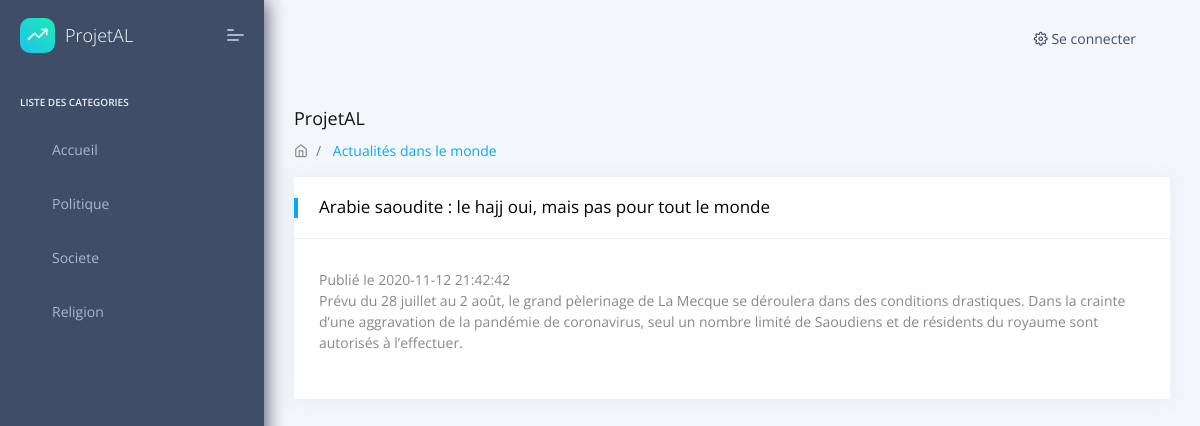
Page /index.php?a=article&id=9 on the committed database.
### tables this page shows
CREATE TABLE `Categorie` (
  `id` int(11) NOT NULL,
  `libelle` varchar(20) DEFAULT NULL
);

CREATE TABLE `Article` (
  `id` int(11) NOT NULL,
  `titre` varchar(255) DEFAULT NULL,
  `contenu` text,
  `dateCreation` datetime DEFAULT CURRENT_TIMESTAMP,
  `dateModification` datetime DEFAULT CURRENT_TIMESTAMP,
  `categorie` int(11) DEFAULT NULL
);

### controleur/Controller.php (called while the page is built, shortened)
<?php
	require_once 'modele/dao/ArticleDao.php';
	require_once 'modele/dao/CategorieDao.php';
	require_once 'modele/domaine/Article.php';
	class Controller
	{
		public function showArticle($id)
		{
			$articleDao = new ArticleDao();
			$categorieDao = new CategorieDao();
			$article = $articleDao->getById($id);
			$categories = $categorieDao->getList();
			require_once 'vue/article.php';
		}
	}
?>

### modele/dao/ConnexionManager.php (called while the page is built)
<?php
	class ConnexionManager
	{
		private static $bdd;
		public static function getInstance()
		{
			if (self::$bdd === null)
			{
				try
				{
					self::$bdd = new PDO('mysql:host=localhost;dbname=actualites;charset=utf8', 'root', 'root');
				}
				catch (Exception $e)
				{
					echo "Erreur de connexion à la base de données : ".$e->getMessage();
					self::$bdd = null;
				}
			}
			return self::$bdd;
		}
	}
?>

### modele/dao/CategorieDao.php (called while the page is built, shortened)
<?php
	require_once 'ConnexionManager.php';
	class CategorieDao
	{
		private $bdd;
		public function __construct()
		{
			$this->bdd = (new ConnexionManager)->getInstance();
		}
		public function getList()
		{
			$reponse = $this->bdd->query('SELECT * FROM Categorie');
			$data = $reponse->fetchAll(PDO::FETCH_CLASS, 'Categorie');
			return $data;
		}
	}
?>

### modele/dao/ArticleDao.php (called while the page is built, shortened)
<?php
	require_once 'ConnexionManager.php';
	class ArticleDao
	{
		private $bdd;
		public function __construct()
		{
			$this->bdd = (new ConnexionManager)->getInstance();
		}
		public function getById($id)
		{
			$data = $this->bdd->query('SELECT * FROM Article WHERE id = '.$id);
			return $data->fetch(PDO::FETCH_OBJ);
		}
	}
?>

### vue/article.php (the view, shortened to what this page needs)
<!DOCTYPE html>
<html lang="en">
<head>
    <link rel="stylesheet" href="assets/fonts/fontawesome/css/fontawesome-all.min.css">
    <link rel="stylesheet" href="assets/plugins/animation/css/animate.min.css">
    <link rel="stylesheet" href="assets/css/style.css">
</head>
<body>
    <nav class="pcoded-navbar">
        <div class="navbar-wrapper">
            <div class="navbar-brand header-logo">
               <a href="index.html" class="b-brand">
                   <div class="b-bg">
                       <i class="feather icon-trending-up"></i>
                   </div>
                   <span class="b-title">ProjetAL</span>
               </a>
               <a class="mobile-menu" id="mobile-collapse" href="javascript:"><span></span></a>
           </div>
            <div class="navbar-content scroll-div">
                <ul class="nav pcoded-inner-navbar">
                    <li class="nav-item pcoded-menu-caption">
                        <label> Liste des Categories</label>
                    </li>
					<li data-username="dashboard Default Ecommerce CRM Analytics Crypto Project" class="nav-item">
                        <a href="index.php" class="nav-link "><span class="pcoded-micon">
                           </span><span class="pcoded-mtext">Accueil</span></a>
                    </li>
                    <?php foreach ($categories as $categorie): ?>
            <li data-username="dashboard Default Ecommerce CRM Analytics Crypto Project" class="nav-item">
                        <a href="#" class="nav-link "><span class="pcoded-micon">
                           </span><span class="pcoded-mtext"><?= $categorie->libelle ?></span></a>
                    </li>
        <?php endforeach ?>
                </ul>
            </div>
        </div>
    </nav>
    <header class="navbar pcoded-header navbar-expand-lg navbar-light">
        <div class="collapse navbar-collapse">
            <ul class="navbar-nav ml-auto">
            <li><a href="vue/connexion.php" class="dropdown-item"><i class="feather icon-settings"></i> Se connecter </a></li>
            </ul>
        </div>
    </header>
    <div class="pcoded-main-container">
        <div class="pcoded-wrapper">
            <div class="pcoded-content">
                <div class="pcoded-inner-content">
                    <div class="page-header">
                        <div class="page-block">
                            <div class="row align-items-center">
                                <div class="col-md-12">
                                    <div class="page-header-title">
                                        <h5 class="m-b-10">ProjetAL</h5>
                                    </div>
                                    <ul class="breadcrumb">
                                    <li class="breadcrumb-item"><a href="index.html"><i class="feather icon-home"></i></a></li>
                                        <li class="breadcrumb-item"><a href="javascript:"></a> Actualités dans le monde  </li>
                                    </ul>
                                </div>
                            </div>
                        </div>
                    </div>
                    <div class="main-body">
                        <div class="page-wrapper">
                            <div class="row">
                                <div class="col-sm-12">
								<?php if (!empty($article)): ?>
                                    <div class="card">
                                        <div class="card-header">
                                            <h5><?= $article->titre ?></h5>
                                        </div>
                                        <div class="card-block">
										<span>Publié le <?= $article->dateCreation ?></span>
										<p><?= $article->contenu ?></p>
                                        </div>
										<?php else: ?>
									<div class="message">L'article demandé n'existe pas</div>
										<?php endif ?>
                                    </div>
                                </div>
                            </div>
                        </div>
                    </div>
                </div>
            </div>
        </div>
    </div>

### rows in the picture
categorie: libelle "Politique"
categorie: libelle "Societe"
categorie: libelle "Religion"
article: titre "Arabie saoudite : le hajj oui, mais pas pour tout le monde", dateCreation "2020-11-12 21:42:42", contenu "Prévu du 28 juillet au 2 août, le grand pèlerinage de La Mecque se déroulera dans des conditions drastiques. Dans la crainte d’une aggravation de la pandémie de coronavirus, seul un nombre limité de Saoudiens et de résidents du royaume sont autorisés à l’effectuer."
